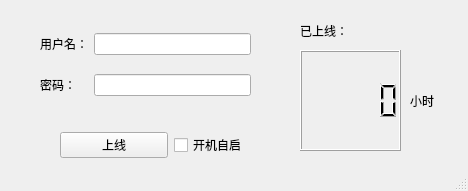
<?xml version="1.0" encoding="UTF-8"?>
<ui version="4.0">
 <class>MainWindow</class>
 <widget class="QMainWindow" name="MainWindow">
  <property name="geometry">
   <rect>
    <x>0</x>
    <y>0</y>
    <width>468</width>
    <height>191</height>
   </rect>
  </property>
  <property name="windowTitle">
   <string>MainWindow</string>
  </property>
  <widget class="QWidget" name="centralwidget">
   <widget class="QWidget" name="gridLayoutWidget">
    <property name="geometry">
     <rect>
      <x>40</x>
      <y>20</y>
      <width>211</width>
      <height>91</height>
     </rect>
    </property>
    <layout class="QGridLayout" name="gridLayout">
     <item row="1" column="1">
      <widget class="QLineEdit" name="txt_passward"/>
     </item>
     <item row="0" column="1">
      <widget class="QLineEdit" name="txt_username"/>
     </item>
     <item row="0" column="0">
      <widget class="QLabel" name="label">
       <property name="text">
        <string>用户名：</string>
       </property>
      </widget>
     </item>
     <item row="1" column="0">
      <widget class="QLabel" name="label_2">
       <property name="text">
        <string>密码：</string>
       </property>
      </widget>
     </item>
    </layout>
   </widget>
   <widget class="QWidget" name="gridLayoutWidget_2">
    <property name="geometry">
     <rect>
      <x>60</x>
      <y>130</y>
      <width>221</width>
      <height>31</height>
     </rect>
    </property>
    <layout class="QGridLayout" name="gridLayout_2">
     <item row="0" column="0">
      <widget class="QPushButton" name="btn_online">
       <property name="text">
        <string>上线</string>
       </property>
      </widget>
     </item>
     <item row="0" column="1">
      <widget class="QCheckBox" name="CB_start">
       <property name="text">
        <string>开机自启</string>
       </property>
      </widget>
     </item>
    </layout>
   </widget>
   <widget class="QLCDNumber" name="LCD_time">
    <property name="geometry">
     <rect>
      <x>300</x>
      <y>50</y>
      <width>101</width>
      <height>101</height>
     </rect>
    </property>
   </widget>
   <widget class="QLabel" name="label_3">
    <property name="geometry">
     <rect>
      <x>300</x>
      <y>20</y>
      <width>51</width>
      <height>21</height>
     </rect>
    </property>
    <property name="text">
     <string>已上线：</string>
    </property>
   </widget>
   <widget class="QLabel" name="label_4">
    <property name="geometry">
     <rect>
      <x>410</x>
      <y>90</y>
      <width>54</width>
      <height>21</height>
     </rect>
    </property>
    <property name="text">
     <string>小时</string>
    </property>
   </widget>
  </widget>
  <widget class="QStatusBar" name="statusbar"/>
 </widget>
 <resources/>
 <connections/>
</ui>
